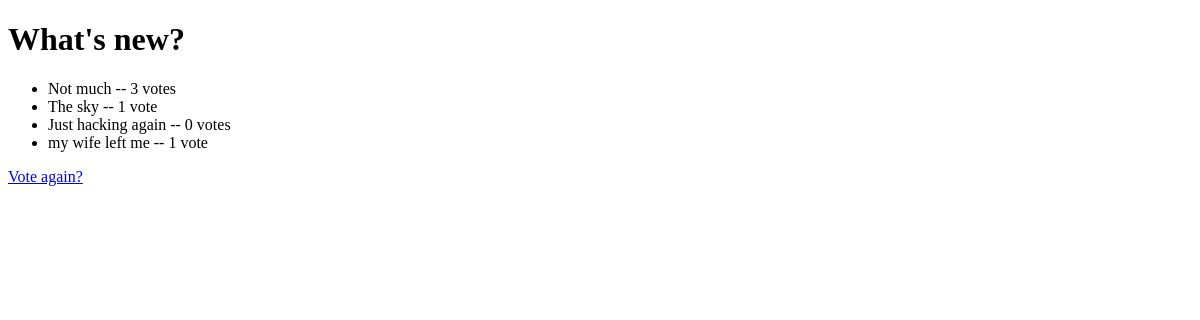
The app's page /polls/1/results/, older data.
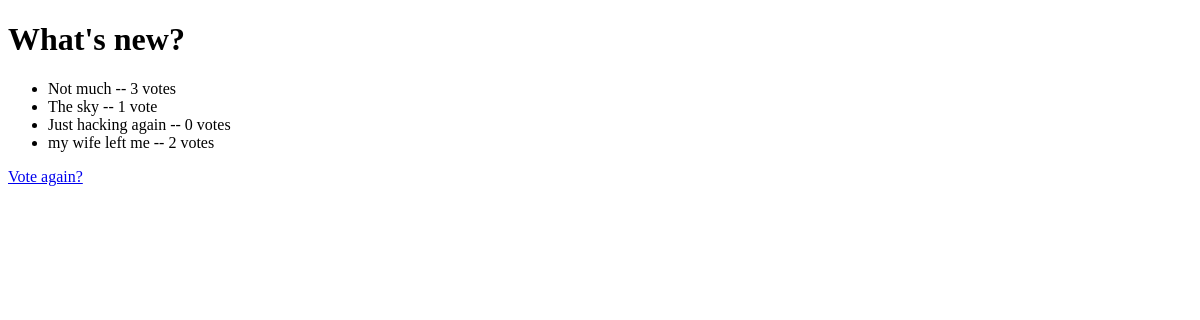
The same page, newer data.
### polls/models.py (models this page shows, shortened)
class Choice(models.Model):
    question = models.ForeignKey(Question, on_delete=models.CASCADE)
    choice_text = models.CharField(max_length=200)
    votes = models.IntegerField(default=0)

### polls/views.py (the view)
# urls.py: path("<int:pk>/results/", views.ResultsView.as_view(), name="results"),
class ResultsView(generic.DetailView):
    model = Question
    template_name = "polls/results.html"

### polls/templates/polls/results.html
{% extends "base.html" %}
{% block content %}
<h1>{{ question.question_text }}</h1>
<ul>
{% for choice in question.choice_set.all %}
    <li>{{ choice.choice_text }} -- {{ choice.votes }} vote{{ choice.votes|pluralize }}</li>
{% endfor %}
</ul>
<a href="{% url 'polls:detail' question.id %}">Vote again?</a>
{% endblock content %}

Row changes from the older to the newer data that the page shows:
changed Choice "my wife left me": votes "1" → "2"
